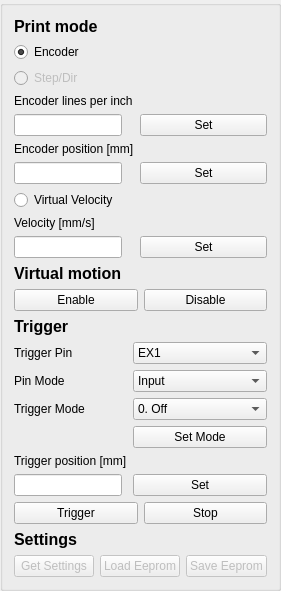
     <widget class="QGroupBox" name="groupBox">
      <layout class="QVBoxLayout" name="verticalLayout_4">
       <item>
        <layout class="QFormLayout" name="formLayout_2">
         <item row="0" column="0">
          <widget class="QLabel" name="label_14">
           <property name="text">
            <string>&lt;html&gt;&lt;head/&gt;&lt;body&gt;&lt;p&gt;&lt;span style=&quot; font-size:12pt; font-weight:600;&quot;&gt;Print mode&lt;/span&gt;&lt;/p&gt;&lt;/body&gt;&lt;/html&gt;</string>
           </property>
          </widget>
         </item>
         <item row="1" column="0">
          <widget class="QRadioButton" name="mode_radio_encoder">
           <property name="toolTip">
            <string>&lt;html&gt;&lt;head/&gt;&lt;body&gt;&lt;p&gt;Move according to an attached encoder&lt;/p&gt;&lt;/body&gt;&lt;/html&gt;</string>
           </property>
           <property name="text">
            <string>Encoder</string>
           </property>
           <property name="checked">
            <bool>true</bool>
           </property>
          </widget>
         </item>
         <item row="3" column="0">
          <widget class="QLabel" name="ppi_text">
           <property name="text">
            <string>Encoder lines per inch</string>
           </property>
          </widget>
         </item>
         <item row="4" column="0">
          <widget class="QLineEdit" name="encoder_ppi">
           <property name="toolTip">
            <string>&lt;html&gt;&lt;head/&gt;&lt;body&gt;&lt;p&gt;The amount of pulses per inch of movement (X4 encoding)&lt;/p&gt;&lt;/body&gt;&lt;/html&gt;</string>
           </property>
           <property name="readOnly">
            <bool>false</bool>
           </property>
          </widget>
         </item>
         <item row="4" column="1">
          <widget class="QPushButton" name="encoder_ppi_set">
           <property name="toolTip">
            <string/>
           </property>
           <property name="text">
            <string>Set</string>
           </property>
          </widget>
         </item>
         <item row="5" column="0">
          <widget class="QLabel" name="encoder_position_text">
           <property name="text">
            <string>Encoder position [mm]</string>
           </property>
          </widget>
         </item>
         <item row="6" column="0">
          <widget class="QLineEdit" name="encoder_position">
           <property name="toolTip">
            <string>&lt;html&gt;&lt;head/&gt;&lt;body&gt;&lt;p&gt;Where the encoder is right now (in millimeters)&lt;/p&gt;&lt;/body&gt;&lt;/html&gt;</string>
           </property>
           <property name="readOnly">
            <bool>false</bool>
           </property>
          </widget>
         </item>
         <item row="6" column="1">
          <widget class="QPushButton" name="encoder_position_set">
           <property name="text">
            <string>Set</string>
           </property>
          </widget>
         </item>
         <item row="8" column="0">
          <widget class="QRadioButton" name="mode_radio_velocity">
           <property name="toolTip">
            <string>&lt;html&gt;&lt;head/&gt;&lt;body&gt;&lt;p&gt;Move at a &quot;virtual&quot; velocity. Virtual velocity only moves when triggered&lt;/p&gt;&lt;/body&gt;&lt;/html&gt;</string>
           </property>
           <property name="text">
            <string>Virtual Velocity</string>
           </property>
          </widget>
         </item>
         <item row="9" column="0">
          <widget class="QLabel" name="virtual_velocity_text">
           <property name="text">
            <string>Velocity [mm/s]</string>
           </property>
          </widget>
         </item>
         <item row="10" column="0">
          <widget class="QLineEdit" name="virtual_velocity">
           <property name="toolTip">
            <string>&lt;html&gt;&lt;head/&gt;&lt;body&gt;&lt;p&gt;The virtual velocity of the printhead (in mm/s)&lt;/p&gt;&lt;/body&gt;&lt;/html&gt;</string>
           </property>
           <property name="readOnly">
            <bool>false</bool>
           </property>
          </widget>
         </item>
         <item row="10" column="1">
          <widget class="QPushButton" name="virtual_velocity_set">
           <property name="text">
            <string>Set</string>
           </property>
          </widget>
         </item>
         <item row="2" column="0">
          <widget class="QRadioButton" name="mode_radio_velocity_2">
           <property name="enabled">
            <bool>false</bool>
           </property>
           <property name="toolTip">
            <string>&lt;html&gt;&lt;head/&gt;&lt;body&gt;&lt;p&gt;Move at a &quot;virtual&quot; velocity. Virtual velocity only moves when triggered&lt;/p&gt;&lt;/body&gt;&lt;/html&gt;</string>
           </property>
           <property name="text">
            <string>Step/Dir</string>
           </property>
          </widget>
         </item>
        </layout>
       </item>
       <item>
        <layout class="QVBoxLayout" name="verticalLayout_9">
         <item>
          <widget class="QLabel" name="label_3">
           <property name="text">
            <string>&lt;html&gt;&lt;head/&gt;&lt;body&gt;&lt;p&gt;&lt;span style=&quot; font-size:12pt; font-weight:600;&quot;&gt;Virtual motion&lt;/span&gt;&lt;/p&gt;&lt;/body&gt;&lt;/html&gt;</string>
           </property>
          </widget>
         </item>
         <item>
          <layout class="QHBoxLayout" name="horizontalLayout_4">
           <item>
            <widget class="QPushButton" name="virtual_enable">
             <property name="toolTip">
              <string>&lt;html&gt;&lt;head/&gt;&lt;body&gt;&lt;p&gt;Enable the printhead to move virtually&lt;/p&gt;&lt;/body&gt;&lt;/html&gt;</string>
             </property>
             <property name="text">
              <string>Enable</string>
             </property>
            </widget>
           </item>
           <item>
            <widget class="QPushButton" name="virtual_disable">
             <property name="toolTip">
              <string>&lt;html&gt;&lt;head/&gt;&lt;body&gt;&lt;p&gt;Disable the printhead to move virtually&lt;/p&gt;&lt;/body&gt;&lt;/html&gt;</string>
             </property>
             <property name="text">
              <string>Disable</string>
             </property>
            </widget>
           </item>
          </layout>
         </item>
        </layout>
       </item>
       <item>
        <layout class="QFormLayout" name="formLayout_6">
         <item row="0" column="0">
          <widget class="QLabel" name="label_2">
           <property name="text">
            <string>&lt;html&gt;&lt;head/&gt;&lt;body&gt;&lt;p&gt;&lt;span style=&quot; font-size:12pt; font-weight:600;&quot;&gt;Trigger&lt;/span&gt;&lt;/p&gt;&lt;/body&gt;&lt;/html&gt;</string>
           </property>
          </widget>
         </item>
         <item row="1" column="0">
          <widget class="QLabel" name="label_12">
           <property name="text">
            <string>Trigger Pin</string>
           </property>
          </widget>
         </item>
         <item row="1" column="1">
          <widget class="QComboBox" name="trigger_pin">
           <property name="toolTip">
            <string>&lt;html&gt;&lt;head/&gt;&lt;body&gt;&lt;p&gt;What pin is used to send the trigger signal&lt;/p&gt;&lt;/body&gt;&lt;/html&gt;</string>
           </property>
           <item>
            <property name="text">
             <string>EX1</string>
            </property>
           </item>
           <item>
            <property name="text">
             <string>EX2</string>
            </property>
           </item>
           <item>
            <property name="text">
             <string>EX3</string>
            </property>
           </item>
           <item>
            <property name="text">
             <string>CH_A</string>
            </property>
           </item>
           <item>
            <property name="text">
             <string>CH_B</string>
            </property>
           </item>
           <item>
            <property name="text">
             <string>RX</string>
            </property>
           </item>
           <item>
            <property name="text">
             <string>TX</string>
            </property>
           </item>
           <item>
            <property name="text">
             <string>SDA</string>
            </property>
           </item>
           <item>
            <property name="text">
             <string>SCL</string>
            </property>
           </item>
          </widget>
         </item>
         <item row="3" column="0">
          <widget class="QLabel" name="label_20">
           <property name="text">
            <string>Trigger Mode</string>
           </property>
          </widget>
         </item>
         <item row="3" column="1">
          <widget class="QComboBox" name="trigger_mode">
           <property name="toolTip">
            <string>&lt;html&gt;&lt;head/&gt;&lt;body&gt;&lt;p&gt;What type of signal triggers the printhead&lt;/p&gt;&lt;/body&gt;&lt;/html&gt;</string>
           </property>
           <item>
            <property name="text">
             <string>0. Off</string>
            </property>
           </item>
           <item>
            <property name="text">
             <string>1. Rising edge</string>
            </property>
           </item>
           <item>
            <property name="text">
             <string>2. Falling edge</string>
            </property>
           </item>
           <item>
            <property name="text">
             <string>3. Toggle</string>
            </property>
           </item>
           <item>
            <property name="text">
             <string>4. While high</string>
            </property>
           </item>
           <item>
            <property name="text">
             <string>5. While low</string>
            </property>
           </item>
          </widget>
         </item>
         <item row="5" column="1">
          <widget class="QPushButton" name="trigger_set_mode">
           <property name="toolTip">
            <string>Write the mode to the printhead</string>
           </property>
           <property name="text">
            <string>Set Mode</string>
           </property>
          </widget>
         </item>
         <item row="6" column="0">
          <widget class="QLabel" name="label_13">
           <property name="text">
            <string>Trigger position [mm]</string>
           </property>
          </widget>
         </item>
         <item row="7" column="0">
          <widget class="QLineEdit" name="trigger_reset_position">
           <property name="toolTip">
            <string>&lt;html&gt;&lt;head/&gt;&lt;body&gt;&lt;p&gt;Where the printhead is moved to when the trigger signal is received (in millimeters)&lt;/p&gt;&lt;/body&gt;&lt;/html&gt;</string>
           </property>
           <property name="readOnly">
            <bool>false</bool>
           </property>
          </widget>
         </item>
         <item row="7" column="1">
          <widget class="QPushButton" name="trigger_reset_position_set">
           <property name="toolTip">
            <string>Set trigger position</string>
           </property>
           <property name="text">
            <string>Set</string>
           </property>
          </widget>
         </item>
         <item row="2" column="0">
          <widget class="QLabel" name="label_21">
           <property name="text">
            <string>Pin Mode</string>
           </property>
          </widget>
         </item>
         <item row="2" column="1">
          <widget class="QComboBox" name="pin_mode">
           <property name="toolTip">
            <string>&lt;html&gt;&lt;head/&gt;&lt;body&gt;&lt;p&gt;What type of signal triggers the printhead&lt;/p&gt;&lt;/body&gt;&lt;/html&gt;</string>
           </property>
           <item>
            <property name="text">
             <string>Input</string>
            </property>
           </item>
           <item>
            <property name="text">
             <string>Input Pull-up</string>
            </property>
           </item>
           <item>
            <property name="text">
             <string>Input Pull-down</string>
            </property>
           </item>
          </widget>
         </item>
        </layout>
       </item>
       <item>
        <layout class="QHBoxLayout" name="horizontalLayout_2">
         <item>
          <widget class="QPushButton" name="virtual_trigger">
           <property name="toolTip">
            <string>&lt;html&gt;&lt;head/&gt;&lt;body&gt;&lt;p&gt;Trigger the printhead movement, sets position to trigger position and starts virtual velocity if active&lt;/p&gt;&lt;/body&gt;&lt;/html&gt;</string>
           </property>
           <property name="text">
            <string>Trigger</string>
           </property>
          </widget>
         </item>
         <item>
          <widget class="QPushButton" name="virtual_stop">
           <property name="toolTip">
            <string>&lt;html&gt;&lt;head/&gt;&lt;body&gt;&lt;p&gt;Stops virtual movement&lt;/p&gt;&lt;/body&gt;&lt;/html&gt;</string>
           </property>
           <property name="text">
            <string>Stop</string>
           </property>
          </widget>
         </item>
        </layout>
       </item>
       <item>
        <layout class="QVBoxLayout" name="verticalLayout_10">
         <item>
          <widget class="QLabel" name="label_4">
           <property name="text">
            <string>&lt;html&gt;&lt;head/&gt;&lt;body&gt;&lt;p&gt;&lt;span style=&quot; font-size:12pt; font-weight:600;&quot;&gt;Settings&lt;/span&gt;&lt;/p&gt;&lt;/body&gt;&lt;/html&gt;</string>
           </property>
          </widget>
         </item>
         <item>
          <layout class="QHBoxLayout" name="horizontalLayout_6">
           <item>
            <widget class="QPushButton" name="settings_controller_load">
             <property name="enabled">
              <bool>false</bool>
             </property>
             <property name="toolTip">
              <string>&lt;html&gt;&lt;head/&gt;&lt;body&gt;&lt;p&gt;Stops virtual movement&lt;/p&gt;&lt;/body&gt;&lt;/html&gt;</string>
             </property>
             <property name="text">
              <string>Get Settings</string>
             </property>
            </widget>
           </item>
           <item>
            <widget class="QPushButton" name="settings_eeprom_load">
             <property name="enabled">
              <bool>false</bool>
             </property>
             <property name="toolTip">
              <string>&lt;html&gt;&lt;head/&gt;&lt;body&gt;&lt;p&gt;Stops virtual movement&lt;/p&gt;&lt;/body&gt;&lt;/html&gt;</string>
             </property>
             <property name="text">
              <string>Load Eeprom</string>
             </property>
            </widget>
           </item>
           <item>
            <widget class="QPushButton" name="settings_eeprom_save">
             <property name="enabled">
              <bool>false</bool>
             </property>
             <property name="toolTip">
              <string>&lt;html&gt;&lt;head/&gt;&lt;body&gt;&lt;p&gt;Stops virtual movement&lt;/p&gt;&lt;/body&gt;&lt;/html&gt;</string>
             </property>
             <property name="text">
              <string>Save Eeprom</string>
             </property>
            </widget>
           </item>
          </layout>
         </item>
        </layout>
       </item>
      </layout>
     </widget>
